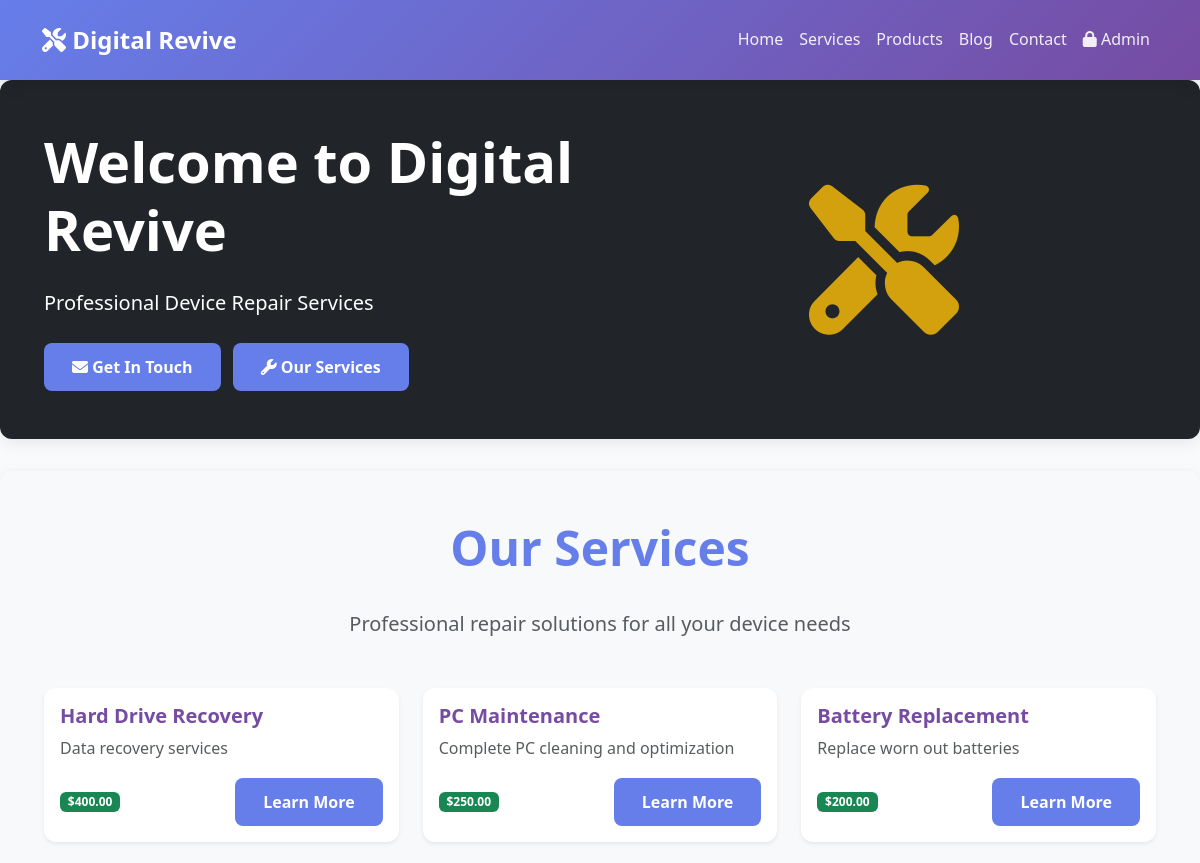
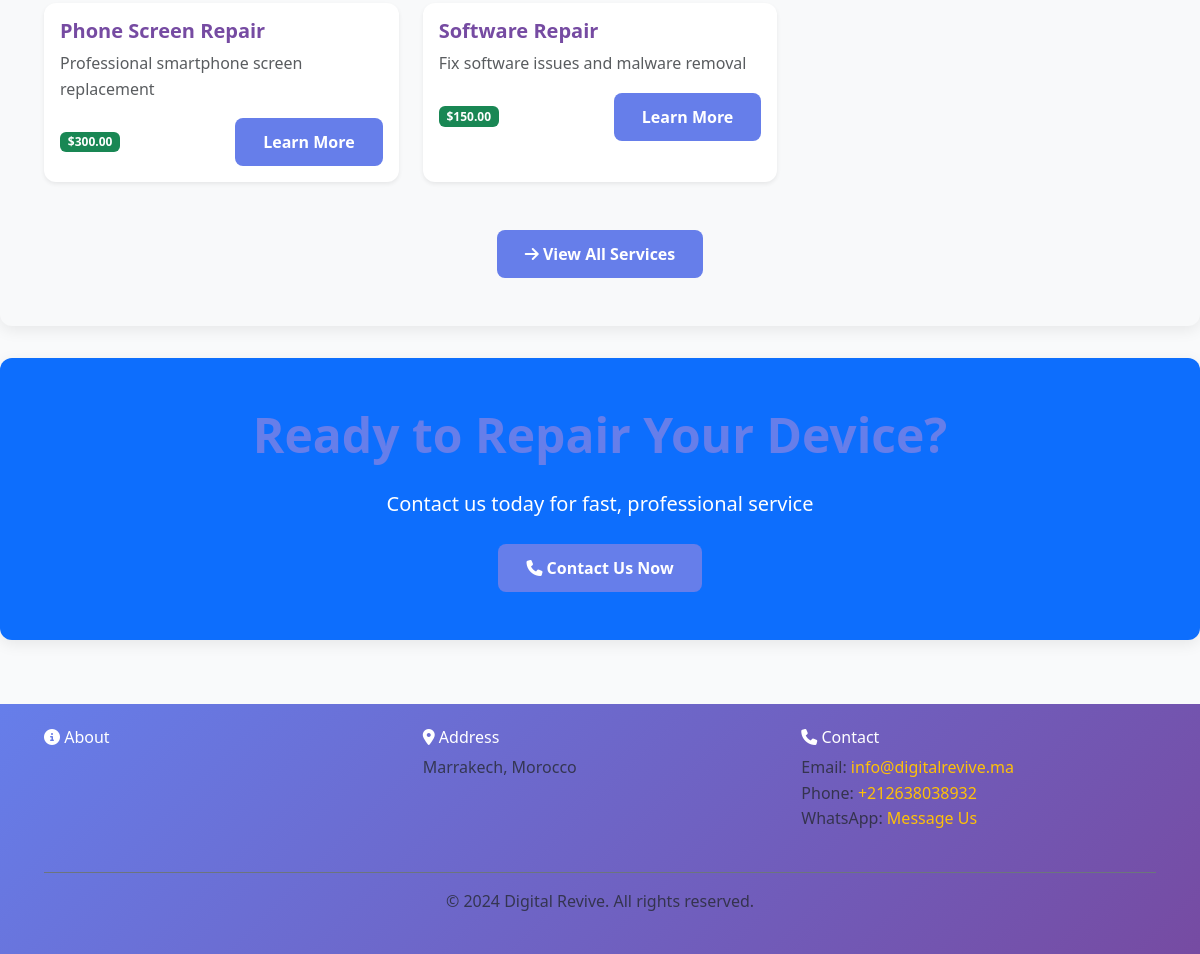
Before: / with the older database file (2 pictures, top to bottom).
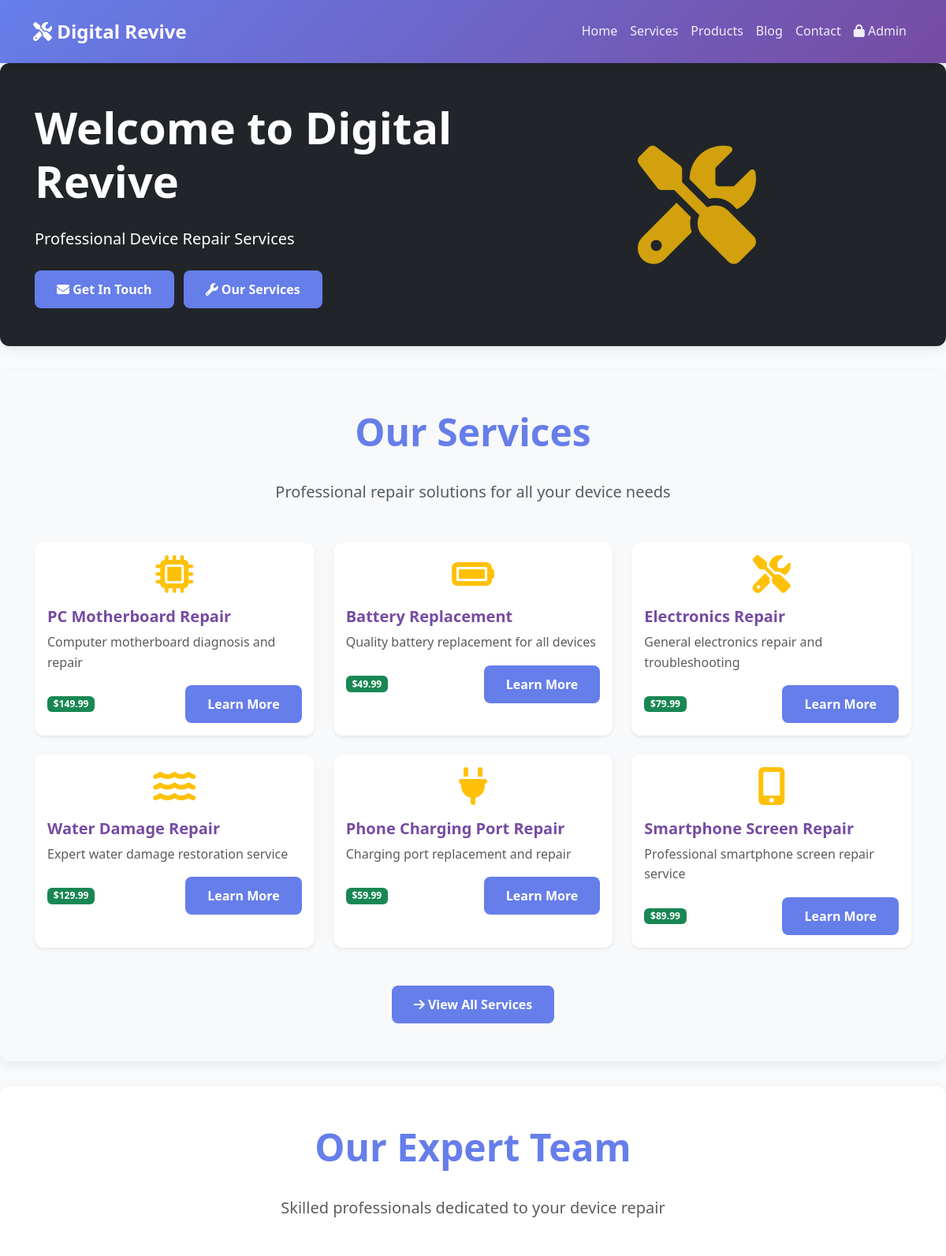
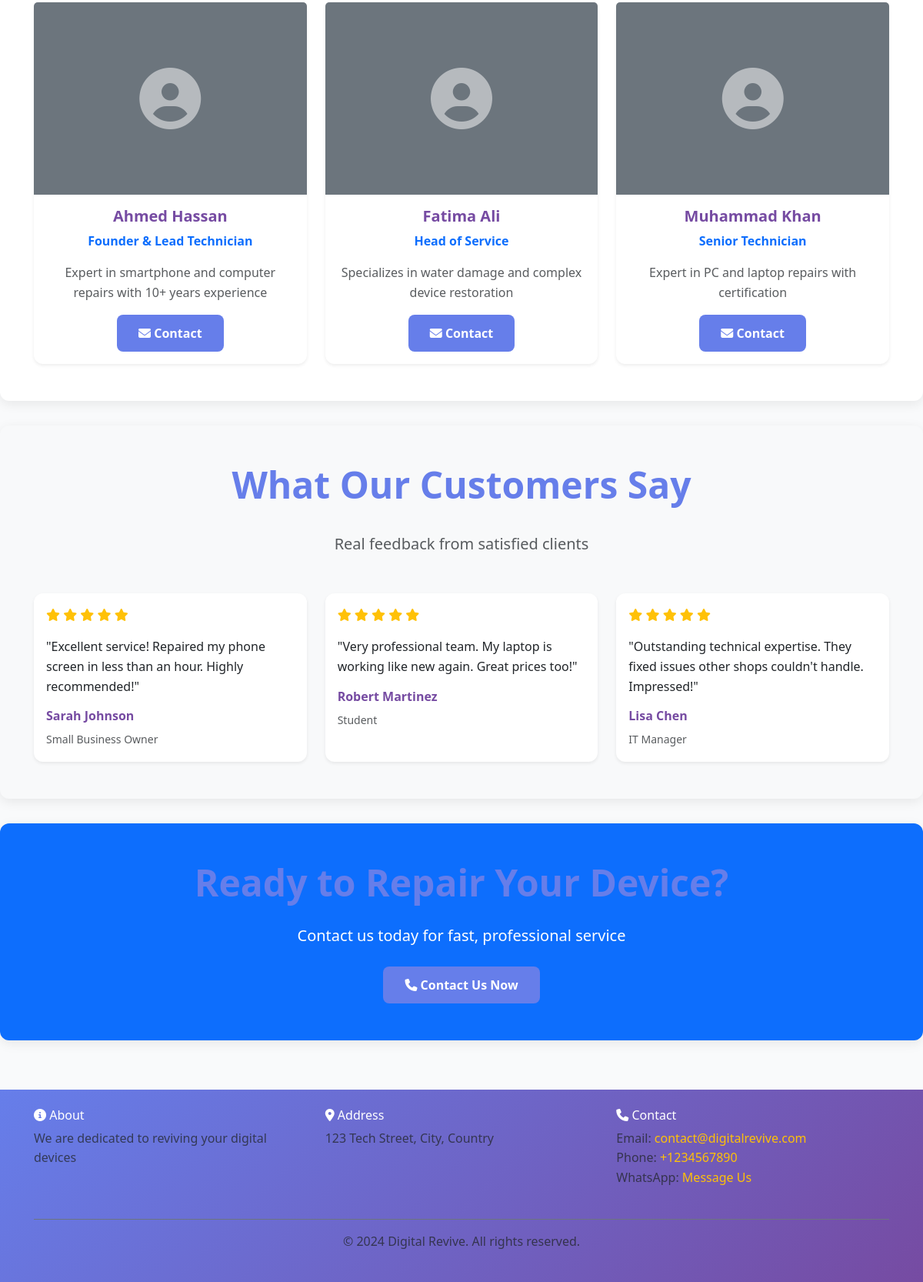
After: the same page with the newer database file (2 pictures, top to bottom).
### tables this page shows
CREATE TABLE IF NOT EXISTS services (
    id INT PRIMARY KEY AUTO_INCREMENT,
    name VARCHAR(150) NOT NULL,
    slug VARCHAR(150) UNIQUE NOT NULL,
    description TEXT,
    detailed_description LONGTEXT,
    category VARCHAR(100),
    price DECIMAL(10, 2),
    estimated_days INT,
    icon VARCHAR(100),
    image_path VARCHAR(255),
    status ENUM('active', 'inactive') DEFAULT 'active',
    created_at TIMESTAMP DEFAULT CURRENT_TIMESTAMP,
    updated_at TIMESTAMP DEFAULT CURRENT_TIMESTAMP ON UPDATE CURRENT_TIMESTAMP
);

CREATE TABLE IF NOT EXISTS team_members (
    id INT PRIMARY KEY AUTO_INCREMENT,
    name VARCHAR(150) NOT NULL,
    position VARCHAR(100),
    bio TEXT,
    skills VARCHAR(255),
    image_path VARCHAR(255),
    phone VARCHAR(20),
    email VARCHAR(100),
    position_order INT DEFAULT 0,
    status ENUM('active', 'inactive') DEFAULT 'active',
    created_at TIMESTAMP DEFAULT CURRENT_TIMESTAMP,
    updated_at TIMESTAMP DEFAULT CURRENT_TIMESTAMP ON UPDATE CURRENT_TIMESTAMP
);

CREATE TABLE IF NOT EXISTS testimonials (
    id INT PRIMARY KEY AUTO_INCREMENT,
    client_name VARCHAR(150) NOT NULL,
    client_position VARCHAR(100),
    client_image VARCHAR(255),
    message TEXT NOT NULL,
    rating INT DEFAULT 5,
    status ENUM('active', 'inactive') DEFAULT 'active',
    created_at TIMESTAMP DEFAULT CURRENT_TIMESTAMP,
    updated_at TIMESTAMP DEFAULT CURRENT_TIMESTAMP ON UPDATE CURRENT_TIMESTAMP
);

### index.php (the view, shortened to what this page needs)
<?php
require_once 'config/db.php';
$stmt = $conn->query("SELECT setting_key, setting_value FROM settings");
$settings = [];
while ($row = $stmt->fetch(PDO::FETCH_ASSOC)) {
    $settings[$row['setting_key']] = $row['setting_value'];
}
$stmt = $conn->query("SELECT * FROM services WHERE status = 'active' ORDER BY category, name LIMIT 6");
$services = $stmt->fetchAll(PDO::FETCH_ASSOC);
$stmt = $conn->query("SELECT * FROM testimonials WHERE status = 'active' ORDER BY created_at DESC LIMIT 3");
$testimonials = $stmt->fetchAll(PDO::FETCH_ASSOC);
$stmt = $conn->query("SELECT * FROM team_members WHERE status = 'active' ORDER BY position_order LIMIT 3");
$team = $stmt->fetchAll(PDO::FETCH_ASSOC);
?>
<!DOCTYPE html>
<html lang="en">
<head>
    <link rel="stylesheet" href="https://cdnjs.cloudflare.com/ajax/libs/bootstrap/5.3.0/css/bootstrap.min.css">
    <link rel="stylesheet" href="https://cdnjs.cloudflare.com/ajax/libs/font-awesome/6.4.0/css/all.min.css">
    <link rel="stylesheet" href="css/style.css">
</head>
<body>
    <nav class="navbar navbar-expand-lg navbar-dark bg-dark sticky-top">
        <div class="container">
            <a class="navbar-brand" href="./">
                <i class="fas fa-tools"></i> <?php echo htmlspecialchars($settings['site_name'] ?? 'Digital Revive'); ?>
            </a>
            <div class="collapse navbar-collapse" id="navbarNav">
                <ul class="navbar-nav ms-auto">
                    <li class="nav-item"><a class="nav-link active" href="./">Home</a></li>
                    <li class="nav-item"><a class="nav-link" href="services.php">Services</a></li>
                    <li class="nav-item"><a class="nav-link" href="products.php">Products</a></li>
                    <li class="nav-item"><a class="nav-link" href="blog.php">Blog</a></li>
                    <li class="nav-item"><a class="nav-link" href="contact.php">Contact</a></li>
                    <li class="nav-item"><a class="nav-link" href="admin/pages/login.php"><i class="fas fa-lock"></i> Admin</a></li>
                </ul>
            </div>
        </div>
    </nav>
    <section class="hero-section bg-dark text-white py-5">
        <div class="container">
            <div class="row align-items-center">
                <div class="col-lg-6">
                    <h1 class="display-4 fw-bold mb-4"><?php echo htmlspecialchars($settings['header_title'] ?? 'Welcome to Digital Revive'); ?></h1>
                    <p class="lead mb-4"><?php echo htmlspecialchars($settings['header_subtitle'] ?? 'Professional Device Repair Services'); ?></p>
                    <a href="contact.php" class="btn btn-primary btn-lg">
                        <i class="fas fa-envelope"></i> Get In Touch
                    </a>
                    <a href="services.php" class="btn btn-outline-light btn-lg ms-2">
                        <i class="fas fa-wrench"></i> Our Services
                    </a>
                </div>
                <div class="col-lg-6">
                    <div class="text-center">
                        <i class="fas fa-tools" style="font-size: 150px; color: #ffc107; opacity: 0.8;"></i>
                    </div>
                </div>
            </div>
        </div>
    </section>
    <section class="services-section py-5 bg-light">
        <div class="container">
            <div class="text-center mb-5">
                <h2 class="display-5 fw-bold">Our Services</h2>
                <p class="lead text-muted">Professional repair solutions for all your device needs</p>
            </div>
            <div class="row g-4">
                <?php foreach ($services as $service): ?>
                    <div class="col-md-6 col-lg-4">
                        <div class="card h-100 shadow-sm service-card">
                            <div class="card-body">
                                <?php if ($service['icon']): ?>
                                    <div class="text-center mb-3">
                                        <i class="<?php echo htmlspecialchars($service['icon']); ?>" style="font-size: 48px; color: #ffc107;"></i>
                                    </div>
                                <?php endif; ?>
                                <h5 class="card-title"><?php echo htmlspecialchars($service['name']); ?></h5>
                                <p class="card-text text-muted"><?php echo htmlspecialchars($service['description']); ?></p>
                                <div class="d-flex justify-content-between align-items-center">
                                    <?php if ($service['price']): ?>
                                        <span class="badge bg-success">$<?php echo number_format($service['price'], 2); ?></span>
                                    <?php endif; ?>
                                    <a href="services.php#<?php echo htmlspecialchars($service['slug']); ?>" class="btn btn-sm btn-primary">Learn More</a>
                                </div>
                            </div>
                        </div>
                    </div>
                <?php endforeach; ?>
            </div>
            <div class="text-center mt-5">
                <a href="services.php" class="btn btn-primary btn-lg">
                    <i class="fas fa-arrow-right"></i> View All Services
                </a>
            </div>
        </div>
    </section>
    <?php if (!empty($team)): ?>
    <section class="team-section py-5">
        <div class="container">
            <div class="text-center mb-5">
                <h2 class="display-5 fw-bold">Our Expert Team</h2>
                <p class="lead text-muted">Skilled professionals dedicated to your device repair</p>
            </div>
            <div class="row g-4">
                <?php foreach ($team as $member): ?>
                    <div class="col-md-6 col-lg-4">
                        <div class="card text-center shadow-sm">
                            <?php if ($member['image_path']): ?>
                                <img src="uploads/<?php echo htmlspecialchars($member['image_path']); ?>" class="card-img-top" alt="<?php echo htmlspecialchars($member['name']); ?>" style="height: 250px; object-fit: cover;">
                            <?php else: ?>
                                <div class="card-img-top bg-secondary d-flex align-items-center justify-content-center" style="height: 250px;">
                                    <i class="fas fa-user-circle" style="font-size: 80px; color: white; opacity: 0.5;"></i>
                                </div>
                            <?php endif; ?>
                            <div class="card-body">
                                <h5 class="card-title"><?php echo htmlspecialchars($member['name']); ?></h5>
                                <p class="card-text text-primary fw-bold"><?php echo htmlspecialchars($member['position']); ?></p>
                                <p class="card-text text-muted"><?php echo htmlspecialchars($member['bio']); ?></p>
                                <?php if ($member['email']): ?>
                                    <a href="mailto:<?php echo htmlspecialchars($member['email']); ?>" class="btn btn-sm btn-outline-primary">
                                        <i class="fas fa-envelope"></i> Contact
                                    </a>
                                <?php endif; ?>
                            </div>
                        </div>
                    </div>
                <?php endforeach; ?>
            </div>
        </div>
    </section>
    <?php endif; ?>
    <?php if (!empty($testimonials)): ?>
    <section class="testimonials-section py-5 bg-light">
        <div class="container">
            <div class="text-center mb-5">
                <h2 class="display-5 fw-bold">What Our Customers Say</h2>
                <p class="lead text-muted">Real feedback from satisfied clients</p>
            </div>
            <div class="row g-4">
                <?php foreach ($testimonials as $testimonial): ?>
                    <div class="col-md-6 col-lg-4">
                        <div class="card shadow-sm h-100">
                            <div class="card-body">
                                <div class="mb-3">
                                    <?php for ($i = 0; $i < $testimonial['rating']; $i++): ?>
                                        <i class="fas fa-star text-warning"></i>
                                    <?php endfor; ?>
                                </div>
                                <p class="card-text">"<?php echo htmlspecialchars($testimonial['message']); ?>"</p>
                                <h6 class="card-title mt-3"><?php echo htmlspecialchars($testimonial['client_name']); ?></h6>
                                <?php if ($testimonial['client_position']): ?>
                                    <small class="text-muted"><?php echo htmlspecialchars($testimonial['client_position']); ?></small>
                                <?php endif; ?>
                            </div>
                        </div>
                    </div>
                <?php endforeach; ?>
            </div>
        </div>
    </section>
    <?php endif; ?>
    <section class="cta-section bg-primary text-white py-5">
        <div class="container text-center">
            <h2 class="display-5 fw-bold mb-4">Ready to Repair Your Device?</h2>
            <p class="lead mb-4">Contact us today for fast, professional service</p>
            <a href="contact.php" class="btn btn-light btn-lg">
                <i class="fas fa-phone"></i> Contact Us Now
            </a>
        </div>
    </section>
    <footer class="bg-dark text-white py-4">
        <div class="container">
            <div class="row mb-4">
                <div class="col-md-4 mb-3 mb-md-0">
                    <h6><i class="fas fa-info-circle"></i> About</h6>
                    <p class="text-muted"><?php echo htmlspecialchars($settings['about_description'] ?? ''); ?></p>
                </div>
                <div class="col-md-4 mb-3 mb-md-0">
                    <h6><i class="fas fa-map-marker-alt"></i> Address</h6>
                    <p class="text-muted"><?php echo htmlspecialchars($settings['site_address'] ?? ''); ?></p>
                </div>
                <div class="col-md-4">
                    <h6><i class="fas fa-phone"></i> Contact</h6>
                    <p class="text-muted">
                        Email: <a href="mailto:<?php echo htmlspecialchars($settings['site_email'] ?? ''); ?>" class="text-warning"><?php echo htmlspecialchars($settings['site_email'] ?? ''); ?></a><br>
                        Phone: <a href="tel:<?php echo htmlspecialchars($settings['site_phone'] ?? ''); ?>" class="text-warning"><?php echo htmlspecialchars($settings['site_phone'] ?? ''); ?></a><br>
                        WhatsApp: <a href="https://wa.me/<?php echo preg_replace('/\D/', '', $settings['whatsapp_number'] ?? ''); ?>" class="text-warning" target="_blank">Message Us</a>
                    </p>
                </div>
            </div>
            <div class="text-center py-3 border-top border-secondary">
                <p class="text-muted mb-0">&copy; 2024 <?php echo htmlspecialchars($settings['site_name'] ?? 'Digital Revive'); ?>. All rights reserved.</p>
            </div>
        </div>
    </footer>
</body>
</html>

### css/style.css (style rules this page uses)
:root { --primary-color: #667eea; --secondary-color: #764ba2; --success-color: #10b981; --danger-color: #ef4444; --light-bg: #f9fafb; --dark-bg: #1f2937; --light-text: #333; --dark-text: #f3f4f6; }
* { margin: 0; padding: 0; box-sizing: border-box; }
body { font-family: 'Segoe UI', Tahoma, Geneva, Verdana, sans-serif; line-height: 1.6; color: var(--light-text); background-color: var(--light-bg); transition: background-color 0.3s ease, color 0.3s ease; }
.navbar { background: linear-gradient(135deg, var(--primary-color) 0%, var(--secondary-color) 100%); padding: 1rem 0; box-shadow: 0 4px 15px rgba(0, 0, 0, 0.1); position: sticky; top: 0; z-index: 1000; }
.navbar-brand { font-weight: 700; font-size: 1.5rem; color: white !important; }
.nav-link { color: rgba(255, 255, 255, 0.9) !important; transition: color 0.3s ease; position: relative; }
.nav-link::after { content: ''; position: absolute; bottom: 0; left: 0; width: 0; height: 2px; background-color: white; transition: width 0.3s ease; }
section { background: white; padding: 3rem 2rem; margin-bottom: 2rem; border-radius: 12px; box-shadow: 0 4px 15px rgba(0, 0, 0, 0.08); transition: transform 0.3s ease, box-shadow 0.3s ease; }
section h2 { color: var(--primary-color); margin-bottom: 2rem; font-size: 2.2rem; font-weight: 700; }
.card { border: none; border-radius: 12px; box-shadow: 0 4px 15px rgba(0, 0, 0, 0.08); transition: transform 0.3s ease, box-shadow 0.3s ease; height: 100%; background: white; }
.card-title { color: var(--secondary-color); font-weight: 700; }
.btn { padding: 12px 28px; background-color: var(--primary-color); color: white; border: none; border-radius: 8px; font-size: 1rem; font-weight: 600; cursor: pointer; transition: background-color 0.3s ease, transform 0.2s ease, box-shadow 0.3s ease; display: inline-block; }
a { color: var(--primary-color); text-decoration: none; transition: color 0.3s ease; }
footer { background: linear-gradient(135deg, var(--primary-color) 0%, var(--secondary-color) 100%); color: white; padding: 3rem 2rem 1rem; margin-top: 4rem; }
.text-center { text-align: center; }
.mt-5 { margin-top: 3rem; }
.mb-5 { margin-bottom: 3rem; }
.text-muted { color: #6b7280; }

Changed rows visible on the page:
changed services: icon empty → "fas fa-microchip" (drawn); name "PC Maintenance" → "PC Motherboard Repair"; description "Complete PC cleaning and optimization" → "Computer motherboard diagnosis and repair"; price "250.00" → "149.99"
changed services "Battery Replacement": icon empty → "fas fa-battery-full" (drawn); description "Replace worn out batteries" → "Quality battery replacement for all devices"; price "200.00" → "49.99"
added services: name "Electronics Repair", description "General electronics repair and troubleshooting", price "79.99"
changed services: icon empty → "fas fa-water" (drawn); name "Software Repair" → "Water Damage Repair"; description "Fix software issues and malware removal" → "Expert water damage restoration service"; price "150.00" → "129.99"; moves up the list
changed services: icon empty → "fas fa-plug" (drawn); name "Hard Drive Recovery" → "Phone Charging Port Repair"; description "Data recovery services" → "Charging port replacement and repair"; price "400.00" → "59.99"; moves down the list
changed services: icon empty → "fas fa-mobile-alt" (drawn); name "Phone Screen Repair" → "Smartphone Screen Repair"; description "Professional smartphone screen replacement" → "Professional smartphone screen repair service"; price "300.00" → "89.99"
added team_members: name "Ahmed Hassan", position "Founder & Lead Technician", bio "Expert in smartphone and computer repairs with 10+ years experience"
added team_members: name "Fatima Ali", position "Head of Service", bio "Specializes in water damage and complex device restoration"
added team_members: name "Muhammad Khan", position "Senior Technician", bio "Expert in PC and laptop repairs with certification"
added testimonials: rating 5 (drawn), message "Excellent service! Repaired my phone screen in less than an hour. Highly recommended!", client_name "Sarah Johnson", client_position "Small Business Owner"
added testimonials: rating 5 (drawn), message "Very professional team. My laptop is working like new again. Great prices too!", client_name "Robert Martinez", client_position "Student"
added testimonials: rating 5 (drawn), message "Outstanding technical expertise. They fixed issues other shops couldn't handle. Impressed!", client_name "Lisa Chen", client_position "IT Manager"
Other visible differences:
$settings['about_description']: (not shown) → "We are dedicated to reviving your digital devices"
$settings['site_address']: "Marrakech, Morocco" → "123 Tech Street, City, Country"
$settings['site_email']: "info@digitalrevive.ma" → "contact@digitalrevive.com"
$settings['site_phone']: "+212638038932" → "+1234567890"
text now shown: "Our Expert Team Skilled professionals dedicated to your device repair What Our Customers Say Real feedback from satisfied clients"
